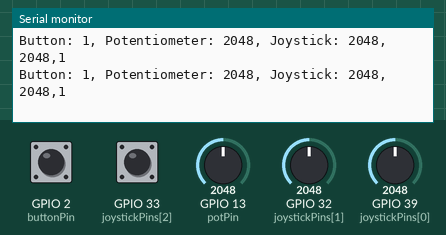
Bench run of a sketch on a simulated ESP32. On the bench: the last lines printed to the serial monitor. Inputs (shaded band) come from the test bench; at power-on: GPIO 13 (potPin) = 2048, GPIO 32 (joystickPins[1]) = 2048, GPIO 39 (joystickPins[0]) = 2048, GPIO 2 (buttonPin) HIGH, GPIO 33 (joystickPins[2]) HIGH.

Above: at 1.2 s.
1.3 s: GPIO 13 (potPin) set to 2866
At 1.31 s:
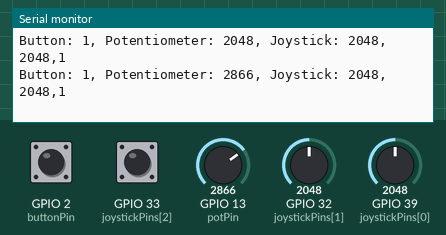
2.8 s: GPIO 32 (joystickPins[1]) set to 2866
At 2.82 s:
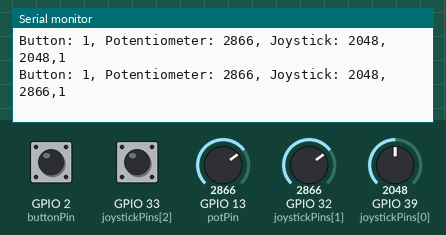
4.3 s: GPIO 39 (joystickPins[0]) set to 2866
At 4.34 s:
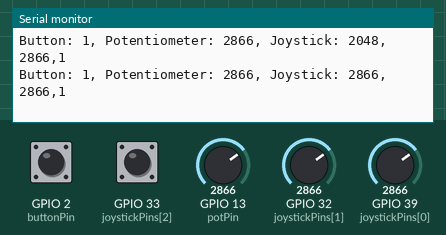
5.8 s: GPIO 2 (buttonPin) pulled LOW for 0.15 s
At 5.85 s:
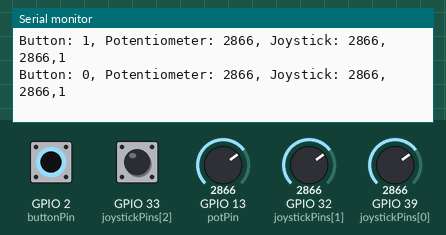
7.4 s: GPIO 33 (joystickPins[2]) pulled LOW for 0.15 s
At 7.46 s:
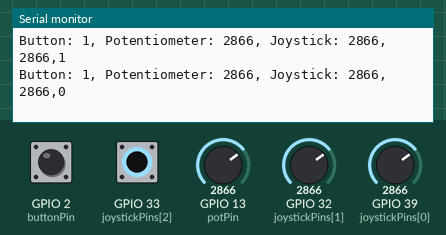
9.0 s: GPIO 13 (potPin) set to 3603
At 9.07 s:
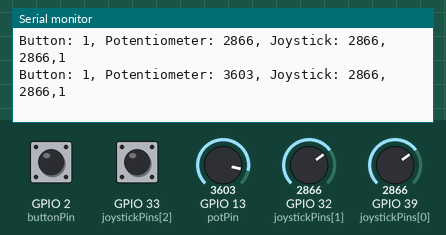
Timing chart, 0 to 11.5 s (numbered marks = the images above; inputs shaded):
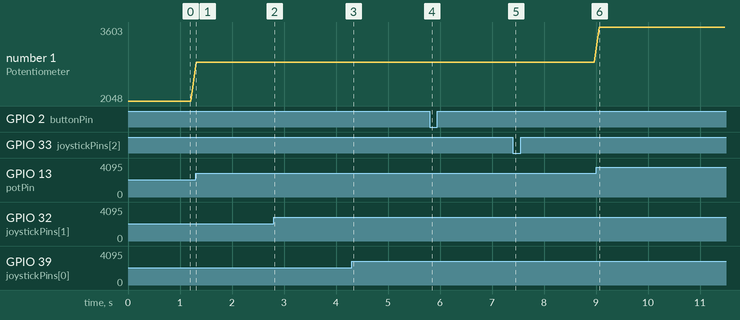

The sketch:

read-data-from-components.ino
```cpp
/*
  LILYGO ESP32 Read Values from Button, Potentiometer, and Joystick
  - Button connected to pin 2
  - Potentiometer connected to pin 13
  - Joystick X, Y, and SW connected to pins 39, 32, and 33
  Prints out the values to Serial.
*/

int buttonPin = 2;
int potPin = 13;
int joystickPins[] = {39, 32, 33};

void setup() {
  Serial.begin(9600);

  pinMode(buttonPin, INPUT_PULLUP);
  pinMode(joystickPins[2], INPUT_PULLUP);
}

void loop() {
  int buttonState = digitalRead(buttonPin);

  int potValue = analogRead(potPin);

  int xVal = analogRead(joystickPins[0]);
  int yVal = analogRead(joystickPins[1]);
  int zVal = digitalRead(joystickPins[2]);

  // Print values to Serial
  Serial.print("Button: ");
  Serial.print(buttonState);
  Serial.print(", Potentiometer: ");
  Serial.print(potValue);
  Serial.print(", Joystick: ");
  Serial.print(xVal);
  Serial.print(",");
  Serial.print(yVal);
  Serial.print(",");
  Serial.println(zVal);

  delay(100);
}
```

Measured:
- after the input at 1.3 s, the serial monitor: prints a new line at once (image 1)
- after the input at 2.8 s, the serial monitor: prints a new line at once (image 2)
- after the input at 4.3 s, the serial monitor: prints a new line at once (image 3)
- after the input at 5.8 s, the serial monitor: prints a new line at once (image 4)
- after the input at 7.4 s, the serial monitor: prints a new line after 0.05 s (image 5)
- after the input at 9.0 s, the serial monitor: prints a new line after 0.06 s (image 6)
- plotted number 1: 2048 → 2866 after the input at 1.3 s, 2866 → 3603 after the input at 9.0 s
